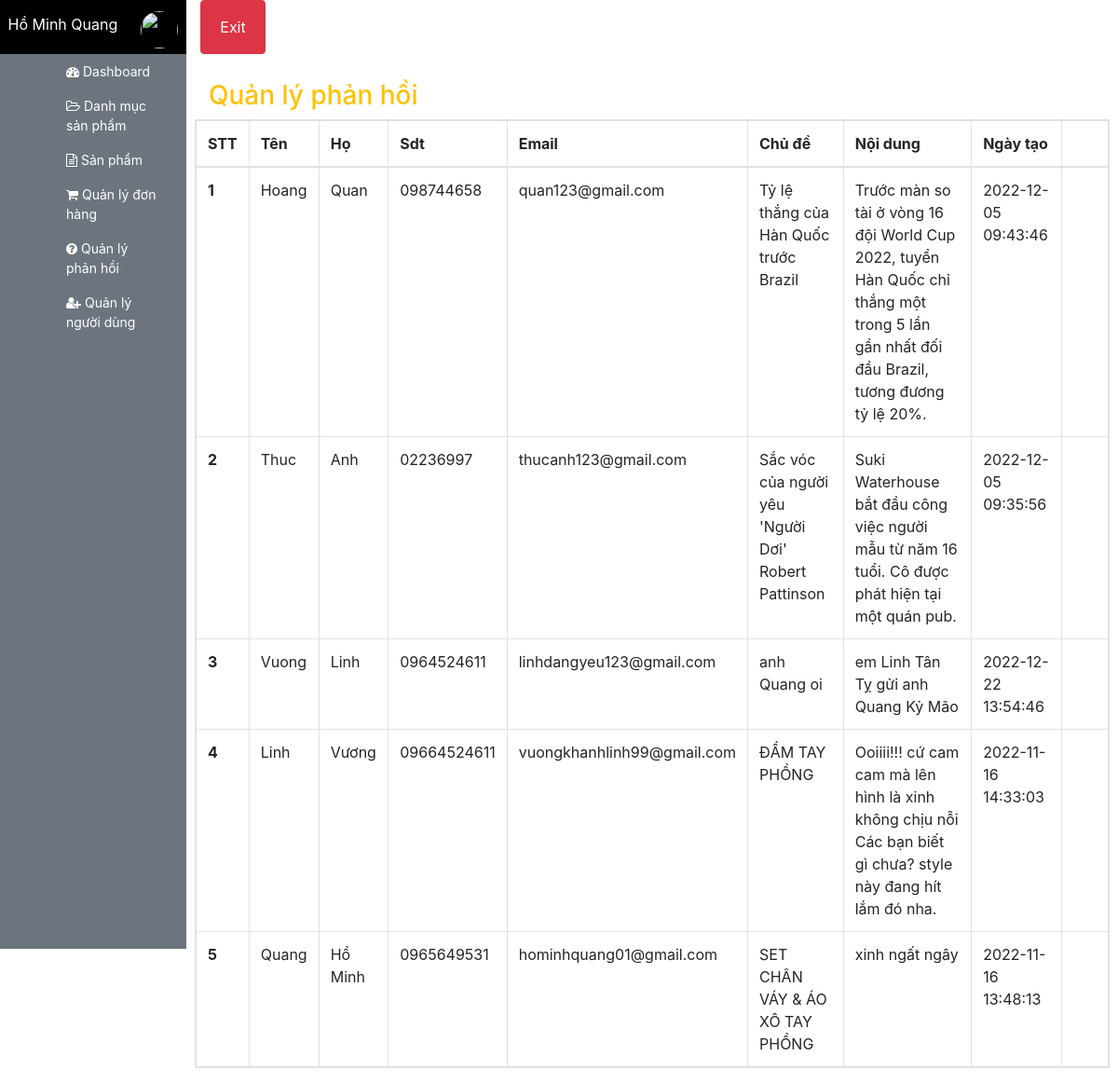
/admin/feedback/index.php (signed in), run on the app's committed database.
### tables this page shows
CREATE TABLE `feedback` (
  `id` int(11) NOT NULL,
  `firstname` varchar(50) DEFAULT NULL,
  `lastname` varchar(50) DEFAULT NULL,
  `email` varchar(100) DEFAULT NULL,
  `phone_number` varchar(20) DEFAULT NULL,
  `subject_name` varchar(250) DEFAULT NULL,
  `note` varchar(255) DEFAULT NULL,
  `created_at` datetime DEFAULT NULL,
  `updated_at` datetime DEFAULT NULL,
  `status` int(11) DEFAULT 0
);

### Database/dbhelper.php (called while the page is built, shortened)
<?php
function executeResult($sql, $isSingle = false)
{
    $data = null;
    $conn = mysqli_connect(HOST, USERNAME, PASSWORD, DATABASE);
    mysqli_set_charset($conn, 'utf8');
    $resultset = mysqli_query($conn, $sql);
    if ($isSingle) {
        $data = mysqli_fetch_array($resultset, 1);
    } else {
        while (($row = mysqli_fetch_array($resultset, 1)) != null) {
            $data[] = $row;
        }
    }
    return $data;
}

### admin/feedback/index.php (the view, shortened to what this page needs)
<?php
    require_once('../layouts/header.php');
   $sql = "Select * from feedback order by status asc,updated_at desc" ;
    $data = executeResult($sql);
?>
<div class="row" style="margin-top:20px;">
    <div class="col-md-12">
        <h3 class="text-warning mt-2">Quản lý phản hồi</h3>
    </div>
    <table class="table table-bordered table-hover table-responsive">
        <thead>
            <tr>
                <th>STT</th>
                <th>Tên</th>
                <th>Họ</th>
                <th>Sdt</th>
                <th>Email</th>
                <th>Chủ đề</th>
                <th>Nội dung</th>
                <th>Ngày tạo</th>
                <th style="width: 50px;"></th>
            </tr>
        </thead>
        <tbody>
            <?php
            $index = 0 ;
            foreach($data as $item) {
                echo '<tr>
                            <th>'.(++$index).'</th>
                            <td>'.$item['firstname'].'</td>
                            <td>'.$item['lastname'].'</td>
                            <td>'.$item['phone_number'].'</td>
                            <td>'.$item['email'].'</td>
                            <td>'.$item['subject_name'].'</td>
                            <td>'.$item['note'].'</td>
                            <td>'.$item['created_at'].'</td>
                            <td style="width: 50px"> ';
                            echo '
                            </td>
                        </tr>';
            }
            ?>
        </tbody>
    </table>
</div>
<?php
    require_once('../layouts/footer.php')
?>

### data on the page
feedback: firstname "Hoang", lastname "Quan", phone_number "098744658", email "quan123@gmail.com", subject_name "Tỷ lệ thắng của Hàn Quốc trước Brazil", note "Trước màn so tài ở vòng 16 đội World Cup 2022, tuyển Hàn Quốc chỉ thắng một trong 5 lần gần nhất đối đầu Brazil, tương đương tỷ lệ 20%.", created_at "2022-12-05 09:43:46"
feedback: firstname "Thuc", lastname "Anh", phone_number "02236997", email "thucanh123@gmail.com", subject_name "Sắc vóc của người yêu 'Người Dơi' Robert Pattinson", note "Suki Waterhouse bắt đầu công việc người mẫu từ năm 16 tuổi. Cô được phát hiện tại một quán pub.", created_at "2022-12-05 09:35:56"
feedback: firstname "Vuong", lastname "Linh", phone_number "0964524611", email "linhdangyeu123@gmail.com", subject_name "anh Quang oi", note "em Linh Tân Tỵ gửi anh Quang Kỷ Mão", created_at "2022-12-22 13:54:46"
feedback: firstname "Linh", lastname "Vương", phone_number "09664524611", email "vuongkhanhlinh99@gmail.com", subject_name "ĐẦM TAY PHỒNG", note "Ooiiii!!! cứ cam cam mà lên hình là xinh không chịu nỗi Các bạn biết gì chưa? style này đang hít lắm đó nha.", created_at "2022-11-16 14:33:03"
feedback: firstname "Quang", lastname "Hồ Minh", phone_number "0965649531", email "hominhquang01@gmail.com", subject_name "SET CHÂN VÁY & ÁO XÔ TAY PHỒNG", note "xinh ngất ngây", created_at "2022-11-16 13:48:13"

### other printed values
$user['fullname'] "Hồ Minh Quang"
